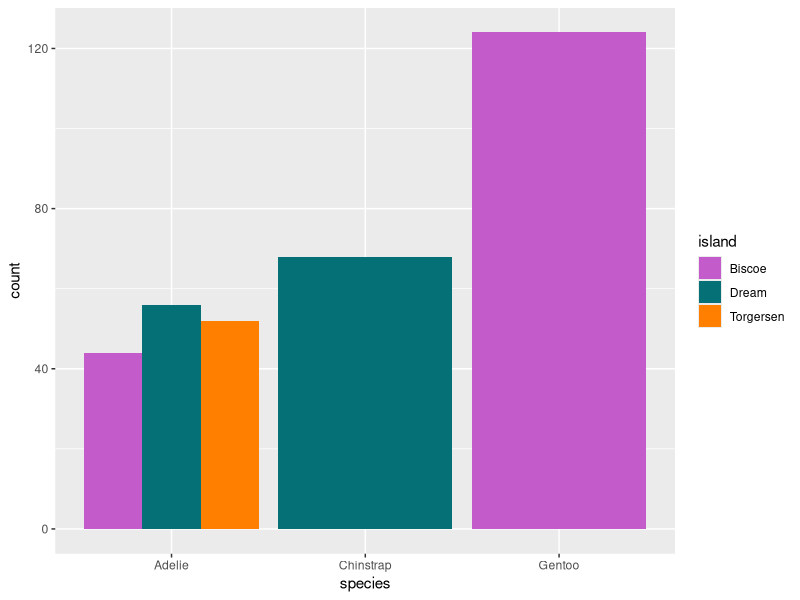
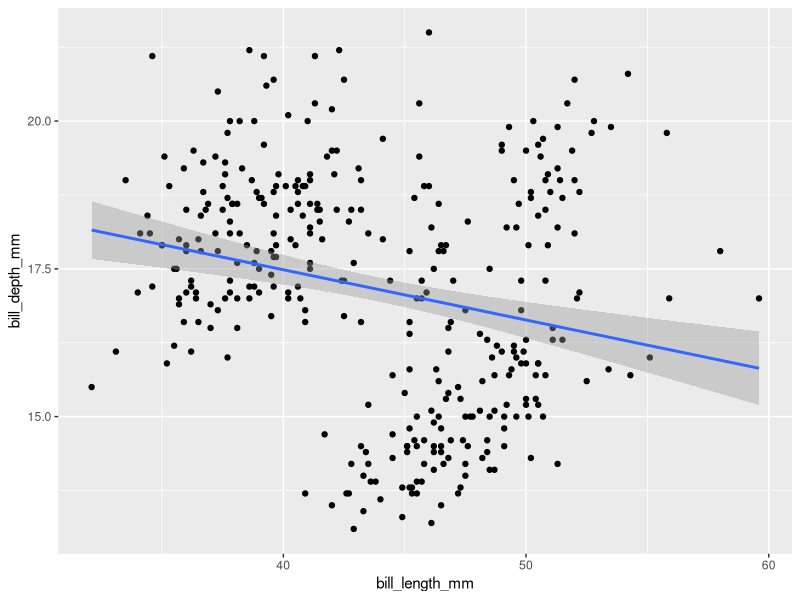
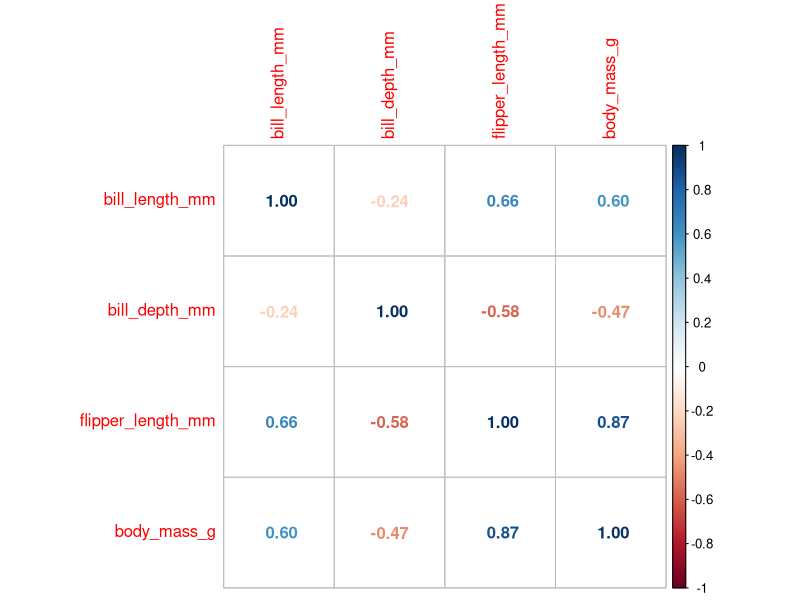
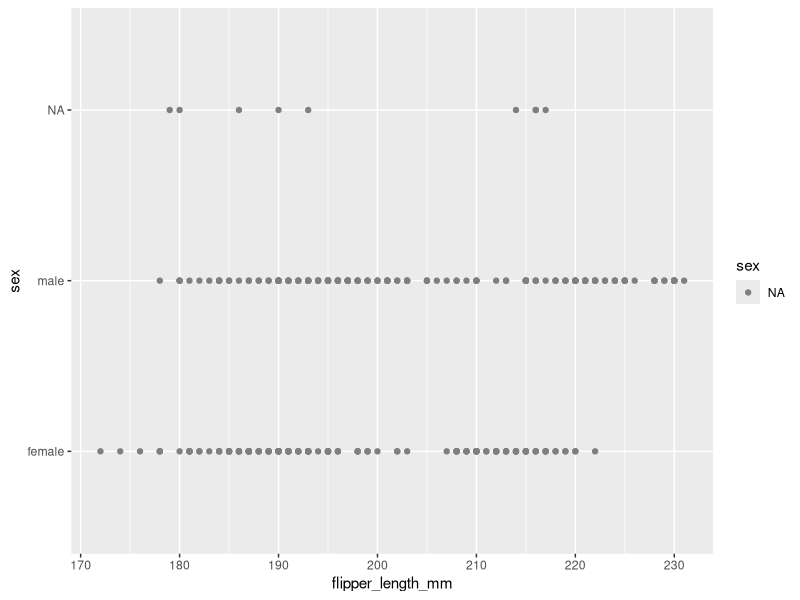
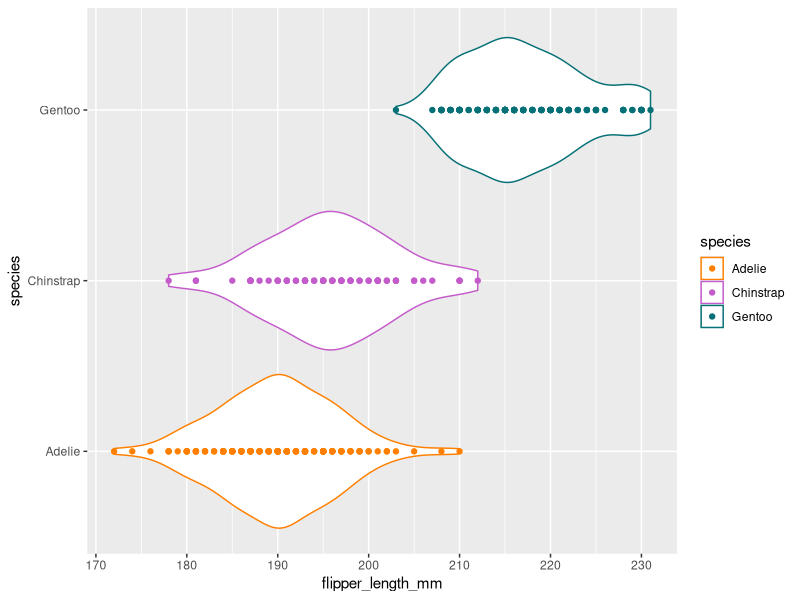
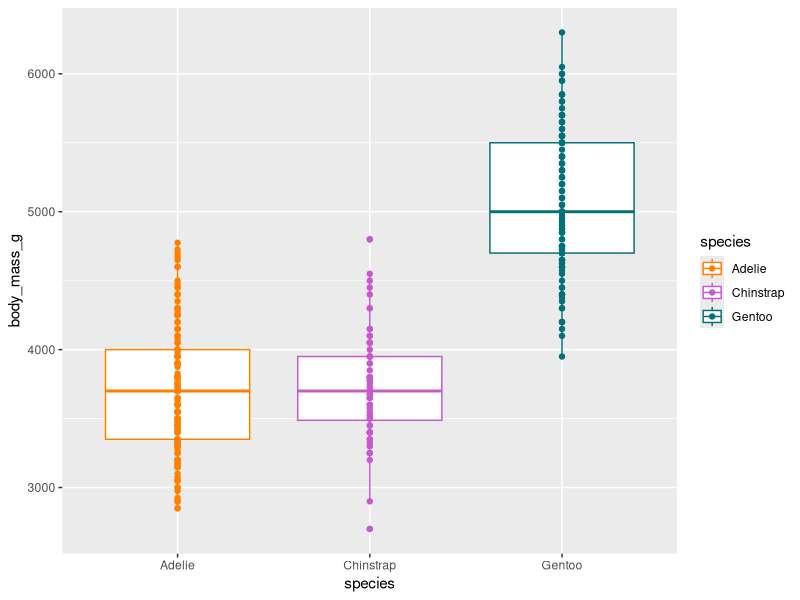

Generate these figures, in order, with R:
library(tidyverse)
library(palmerpenguins)
library(corrplot)

penguin_colours <- c("Chinstrap" = "#c45bcb", "Gentoo" = "#057076", "Adelie" = "#ff8000")
island_colours <- c("Biscoe" = "#c45bcb", "Dream" = "#057076", "Torgersen" = "#ff8000")
sex_colours <- c("Male" = "#c45bcb", "Female" = "#057076")

"Which island has the most penguins? Which island has the most Adelie penguins?"
penguins %>%
  count(island)

penguins %>%
  ggplot(aes(x = species, fill = island)) +
  geom_bar(position = position_dodge()) +
  scale_fill_manual(values = island_colours)


"Is there a relationship between bill length and bill depth? For example, do penguins with longer bills also have deeper bills?"
penguins %>%
  ggplot(aes(x = bill_length_mm, y = bill_depth_mm)) +
  geom_point() +
  geom_smooth(method = "lm", formula = "y ~ x")

corr <- cor(penguins[c("bill_length_mm", "bill_depth_mm", "flipper_length_mm", "body_mass_g")], use = "pairwise.complete.obs")
corrplot(corr, method = "number")

"Do female penguins have longer or shorter flippers than male penguins?"
penguins %>%
  ggplot(aes(x = flipper_length_mm, y = sex, colour = sex)) +
  geom_point() +
  scale_colour_manual(values = sex_colours)

"Which species of penguin has the longest flippers?"
penguins %>%
  ggplot(aes(x = flipper_length_mm, y = species, colour = species)) +
  geom_violin() +
  geom_point() +
  scale_colour_manual(values = penguin_colours)

"How heavy is the heaviest penguin? Which species is the heaviest?"
penguins %>%
  arrange(desc(body_mass_g))
penguins %>%
  ggplot(aes(x = species, y = body_mass_g, colour = species)) +
  geom_boxplot() +
  geom_point() +
  scale_colour_manual(values = penguin_colours)

View(penguins)
